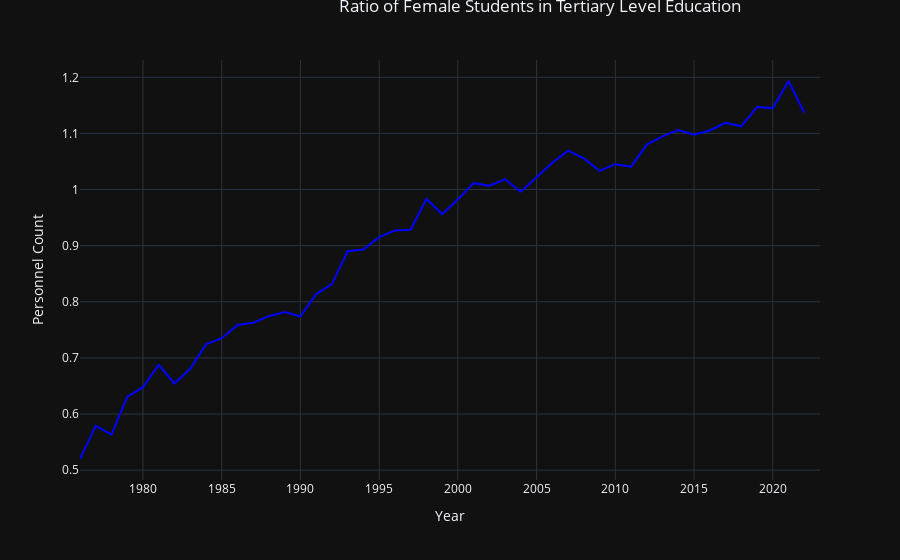

The code cell stored with this chart in its notebook:
### Code cell
line = px.line(data_frame= female_tert,x= "Year" ,y =["Ratio of female to male students in tertiary level education"] , markers = False)
line.update_yaxes(title_text = 'Number')
line.update_yaxes(title_text = 'Personnel Count')
line.update_traces(line_color="blue")
line.update_layout(legend=dict(title=""),
                  showlegend = False,
    title = {
        'text': 'Ratio of Female Students in Tertiary Level Education',
        'y':1,
        'x':0.60},
         template="plotly_dark")

line.show()

### Figure 1 — Plotly figure (JSON) as saved in the notebook; plotly's stock layout.template omitted (floating-point values rounded to 4 significant figures)
{"data": [{"hovertemplate": "variable=Ratio of female to male students in tertiary level education<br>Year=%{x}<br>value=%{y}<extra></extra>", "legendgroup": "Ratio of female to male students in tertiary level education", "line": {"color": "blue", "dash": "solid"}, "marker": {"symbol": "circle"}, "mode": "lines", "name": "Ratio of female to male students in tertiary level education", "orientation": "v", "showlegend": true, "type": "scatter", "x": [1976, 1977, 1978, 1979, 1980, 1981, 1982, 1983, 1984, 1985, 1986, 1987, 1988, 1989, 1990, 1991, 1992, 1993, 1994, 1995, 1996, 1997, 1998, 1999, 2000, 2001, 2002, 2003, 2004, 2005, 2006, 2007, 2008, 2009, 2010, 2011, 2012, 2013, 2014, 2015, 2016, 2017, 2018, 2019, 2020, 2021, 2022, 2023], "xaxis": "x", "y": [0.5199, 0.579, 0.5633, 0.6307, 0.6479, 0.6874, 0.6544, 0.6806, 0.7241, 0.7352, 0.7586, 0.7627, 0.7744, 0.7817, 0.774, 0.8137, 0.8314, 0.89, 0.8933, 0.9153, 0.927, 0.9285, 0.9832, 0.9564, 0.9822, 1.011, 1.007, 1.018, 0.9962, 1.021, 1.048, 1.069, 1.056, 1.033, 1.045, 1.041, 1.08, 1.095, 1.106, 1.098, 1.105, 1.119, 1.113, 1.147, 1.145, 1.193, 1.137, null], "yaxis": "y"}], "layout": {"legend": {"title": {"text": ""}, "tracegroupgap": 0}, "margin": {"t": 60}, "showlegend": false, "title": {"text": "Ratio of Female Students in Tertiary Level Education", "x": 0.6, "y": 1}, "xaxis": {"anchor": "y", "domain": [0, 1], "title": {"text": "Year"}}, "yaxis": {"anchor": "x", "domain": [0, 1], "title": {"text": "Personnel Count"}}}}
